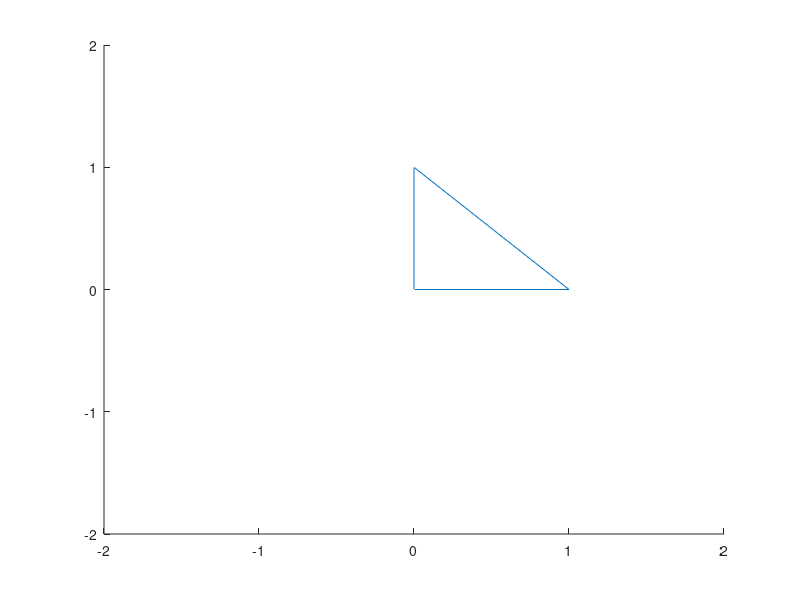

Recreate this plot in MATLAB. (Note: this script raises an error after producing the figure.)

A = [ 0; 0; 1];
B = [ 0; 1; 0];
C = [ 1; 0; 0];

%P = [1; 1; 1 ];

%draw my triangle in 2d:

figure
hold on
plot3([A(1) B(1) nan A(1) C(1) nan C(1) B(1) nan],[A(2) B(2) nan A(2) C(2) nan C(2) B(2) nan], [A(3) B(3) nan A(3) C(3) nan C(3) B(3) nan])
axis([-2 2 -2 2 ])

aa = (rand(3, 5000)-.5)/.5*2;

for i = 1:5000    
    P = [aa(1,i); aa(2,i); aa(3,i)];
    D(i) = distptotri(A,B,C,P);    
end
scatter3(aa(1,:),aa(2,:),aa(3,:),2,D)

%%unittesting distptoline
% A = [0 0 0];
% B = [0 1 0];
% P = [1 1 0];
% R = 1;
% r = distptoline(A,B,P);
% if ~isequal(R,r)
%     error('failed unit test!')
% end
%
% A = [-1 0 0];
% B = [1 0 0];
% P = [1 1 0];
% R = 1;
% r = distptoline(A,B,P);
% if ~isequal(R,r)
%     error('failed unit test!')
% end
%
% A = [0 3 10];
% B = [3 0 10];
% P = [1 1 10];
% R = 3*sqrt(2)/2-sqrt(2);
% r = distptoline(A,B,P);
% if ~isequal(R,r)
%     error('failed unit test!')
% end
%%% the last test failed but with a 1.1102e-16 difference!
